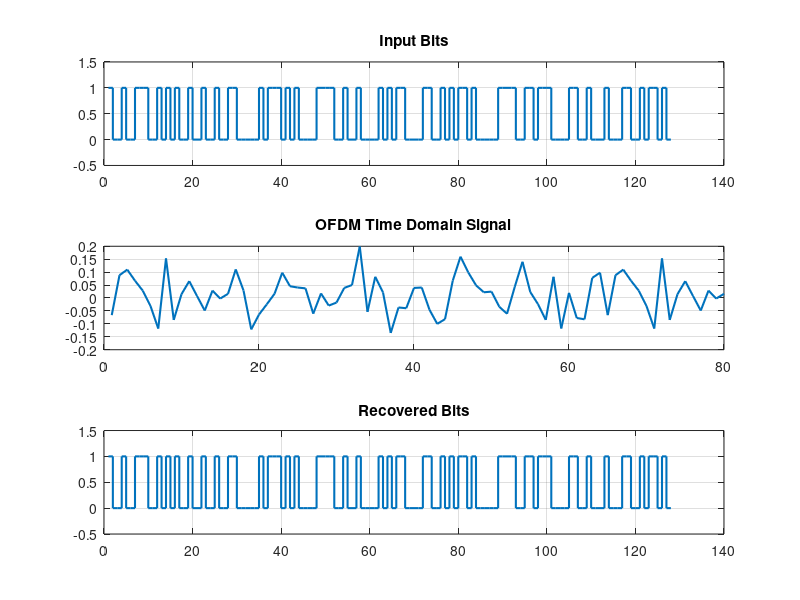

MATLAB code for this plot:
clc; clear; close all;
%% OFDM Parameters
N = 64;          % Subcarriers
cp = 16;         % Cyclic prefix
M = 4;           % QPSK
SNR = 20;        % SNR in dB
%% Transmitter
k = log2(M);                 % Bits per symbol
bits = randi([0 1], N*k, 1); % Input bits
sym = bi2de(reshape(bits,k,[]).','left-msb');
qpsk = pskmod(sym,M,pi/4,'gray');
tx_ifft = ifft(qpsk,N);
tx = [tx_ifft(end-cp+1:end); tx_ifft];
%% Channel
rx = awgn(tx,SNR,'measured');
%% Receiver
rx = rx(cp+1:end);
rx_fft = fft(rx,N);
demod = pskdemod(rx_fft,M,pi/4,'gray');
out = reshape(de2bi(demod,k,'left-msb').',[],1);
%% Bit Rate Analysis
bits_ofdm = N*k;
samples_ofdm = N + cp;
eff = bits_ofdm/samples_ofdm;
cp_overhead = cp/samples_ofdm * 100;
fs = [1 10 20];          % MHz
rate = eff * fs;         % Mbps
fprintf('\nOFDM BIT RATE ANALYSIS\n');
fprintf('QPSK bits/symbol = %d\n',k);
fprintf('Subcarriers = %d\n',N);
fprintf('CP length = %d\n',cp);
fprintf('Bits per OFDM symbol = %d\n',bits_ofdm);
fprintf('Samples per OFDM symbol = %d\n',samples_ofdm);
fprintf('Efficiency = %.2f bits/sample\n',eff);
fprintf('CP overhead = %.1f %%\n',cp_overhead);
for i = 1:length(fs)
   fprintf('Bit rate at %d MHz = %.2f Mbps\n',fs(i),rate(i));
end
%% Plots
figure;
subplot(3,1,1)
stairs(bits,'LineWidth',1.5); grid on;
title('Input Bits'); ylim([-0.5 1.5]);
subplot(3,1,2)
plot(real(tx),'LineWidth',1.5); grid on;
title('OFDM Time Domain Signal');
subplot(3,1,3)
stairs(out,'LineWidth',1.5); grid on;
title('Recovered Bits'); ylim([-0.5 1.5]);
